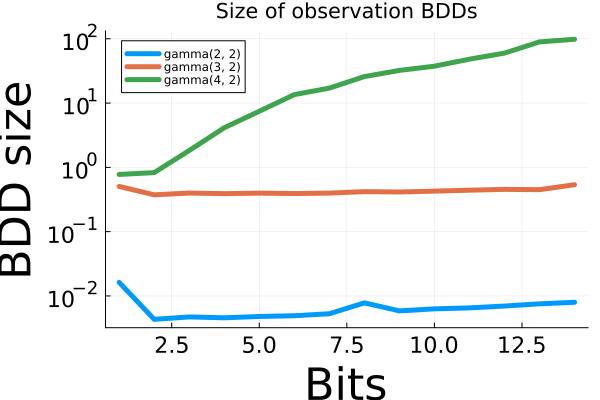

Generate this figure with Julia:
using Alea
using DelimitedFiles
using BenchmarkTools
using Plots

# We demonstrate following small experiments for mixed-gamma densities
# Scaling for time for accepting formula

# recording time
max_bits = 14
obs_bdd = Vector(undef, 3)
for j in 1:3
    cur = Vector(undef, max_bits)
    io = open(string("./mini-experiments/mixed-gamma/gamma_time_"*string(j)*".txt"), "a")
    for i in 1:max_bits
        DFiP = DistFix{i+1, i}
        t = @timed expectation(@alea unit_gamma(DFiP, j, -2.0))
        @show i, t.time
        writedlm(io, [i t.time], ",")
        cur[i] = t.time
    end
    close(io)
end

# plotting time
gamma_time = Vector(undef, 3)
for j in 1:3
    io = open(string("./mini-experiments/mixed-gamma/gamma_time_"*string(j)*".txt"), "a")
    cur = readdlm(string("./mini-experiments/mixed-gamma/gamma_time_"*string(j)*".txt"), ',', Float64)
    gamma_time[j] = cur[max_bits+1:2*max_bits]
end
plot([i for i in 1:14], gamma_time, labels=["gamma(2, 2)" "gamma(3, 2)" "gamma(4, 2)"], legend=:topleft, xlabel="Bits", ylabel="BDD size", title="Size of observation BDDs", line = (:solid), label=false, linewidth=5, xguidefontsize=30, xtickfontsize=15, yguidefontsize=30, ytickfontsize=15, yaxis=:log)
savefig("./mini-experiments/mixed-gamma/gamma_time.png")
